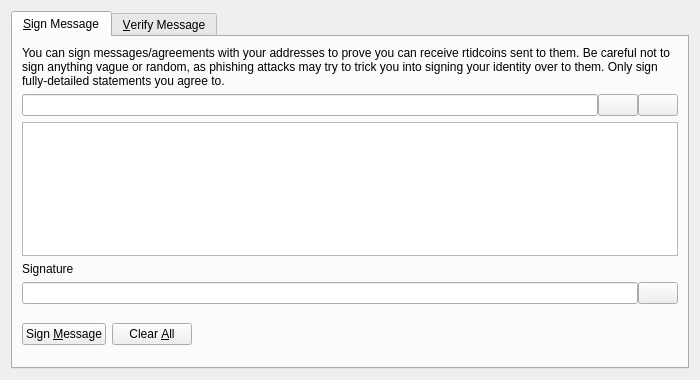
<?xml version="1.0" encoding="UTF-8"?>
<ui version="4.0">
 <class>SignVerifyMessageDialog</class>
 <widget class="QDialog" name="SignVerifyMessageDialog">
  <property name="geometry">
   <rect>
    <x>0</x>
    <y>0</y>
    <width>700</width>
    <height>380</height>
   </rect>
  </property>
  <property name="windowTitle">
   <string>Signatures - Sign / Verify a Message</string>
  </property>
  <property name="modal">
   <bool>true</bool>
  </property>
  <layout class="QVBoxLayout" name="verticalLayout">
   <item>
    <widget class="QTabWidget" name="tabWidget">
     <property name="currentIndex">
      <number>0</number>
     </property>
     <widget class="QWidget" name="tabSignMessage">
      <attribute name="title">
       <string>&amp;Sign Message</string>
      </attribute>
      <layout class="QVBoxLayout" name="verticalLayout_SM">
       <item>
        <widget class="QLabel" name="infoLabel_SM">
         <property name="text">
          <string>You can sign messages/agreements with your addresses to prove you can receive rtidcoins sent to them. Be careful not to sign anything vague or random, as phishing attacks may try to trick you into signing your identity over to them. Only sign fully-detailed statements you agree to.</string>
         </property>
         <property name="textFormat">
          <enum>Qt::PlainText</enum>
         </property>
         <property name="wordWrap">
          <bool>true</bool>
         </property>
        </widget>
       </item>
       <item>
        <layout class="QHBoxLayout" name="horizontalLayout_1_SM">
         <property name="spacing">
          <number>0</number>
         </property>
         <item>
          <widget class="QValidatedLineEdit" name="addressIn_SM">
           <property name="toolTip">
            <string>The Rtidcoin address to sign the message with</string>
           </property>
          </widget>
         </item>
         <item>
          <widget class="QPushButton" name="addressBookButton_SM">
           <property name="toolTip">
            <string>Choose previously used address</string>
           </property>
           <property name="text">
            <string/>
           </property>
           <property name="icon">
            <iconset resource="../bitcoin.qrc">
             <normaloff>:/icons/address-book</normaloff>:/icons/address-book</iconset>
           </property>
           <property name="shortcut">
            <string>Alt+A</string>
           </property>
           <property name="autoDefault">
            <bool>false</bool>
           </property>
          </widget>
         </item>
         <item>
          <widget class="QPushButton" name="pasteButton_SM">
           <property name="toolTip">
            <string>Paste address from clipboard</string>
           </property>
           <property name="text">
            <string/>
           </property>
           <property name="icon">
            <iconset resource="../bitcoin.qrc">
             <normaloff>:/icons/editpaste</normaloff>:/icons/editpaste</iconset>
           </property>
           <property name="shortcut">
            <string>Alt+P</string>
           </property>
           <property name="autoDefault">
            <bool>false</bool>
           </property>
          </widget>
         </item>
        </layout>
       </item>
       <item>
        <widget class="QPlainTextEdit" name="messageIn_SM">
         <property name="toolTip">
          <string>Enter the message you want to sign here</string>
         </property>
        </widget>
       </item>
       <item>
        <widget class="QLabel" name="signatureLabel_SM">
         <property name="text">
          <string>Signature</string>
         </property>
         <property name="textFormat">
          <enum>Qt::PlainText</enum>
         </property>
        </widget>
       </item>
       <item>
        <layout class="QHBoxLayout" name="horizontalLayout_2_SM">
         <property name="spacing">
          <number>0</number>
         </property>
         <item>
          <widget class="QLineEdit" name="signatureOut_SM">
           <property name="font">
            <font>
             <italic>true</italic>
            </font>
           </property>
           <property name="readOnly">
            <bool>true</bool>
           </property>
          </widget>
         </item>
         <item>
          <widget class="QPushButton" name="copySignatureButton_SM">
           <property name="toolTip">
            <string>Copy the current signature to the system clipboard</string>
           </property>
           <property name="text">
            <string/>
           </property>
           <property name="icon">
            <iconset resource="../bitcoin.qrc">
             <normaloff>:/icons/editcopy</normaloff>:/icons/editcopy</iconset>
           </property>
           <property name="autoDefault">
            <bool>false</bool>
           </property>
          </widget>
         </item>
        </layout>
       </item>
       <item>
        <layout class="QHBoxLayout" name="horizontalLayout_3_SM">
         <item>
          <widget class="QPushButton" name="signMessageButton_SM">
           <property name="toolTip">
            <string>Sign the message to prove you own this Rtidcoin address</string>
           </property>
           <property name="text">
            <string>Sign &amp;Message</string>
           </property>
           <property name="icon">
            <iconset resource="../bitcoin.qrc">
             <normaloff>:/icons/edit</normaloff>:/icons/edit</iconset>
           </property>
           <property name="autoDefault">
            <bool>false</bool>
           </property>
          </widget>
         </item>
         <item>
          <widget class="QPushButton" name="clearButton_SM">
           <property name="toolTip">
            <string>Reset all sign message fields</string>
           </property>
           <property name="text">
            <string>Clear &amp;All</string>
           </property>
           <property name="icon">
            <iconset resource="../bitcoin.qrc">
             <normaloff>:/icons/remove</normaloff>:/icons/remove</iconset>
           </property>
           <property name="autoDefault">
            <bool>false</bool>
           </property>
          </widget>
         </item>
         <item>
          <spacer name="horizontalSpacer_1_SM">
           <property name="orientation">
            <enum>Qt::Horizontal</enum>
           </property>
           <property name="sizeHint" stdset="0">
            <size>
             <width>40</width>
             <height>48</height>
            </size>
           </property>
          </spacer>
         </item>
         <item>
          <widget class="QLabel" name="statusLabel_SM">
           <property name="font">
            <font>
             <weight>75</weight>
             <bold>true</bold>
            </font>
           </property>
           <property name="text">
            <string/>
           </property>
           <property name="wordWrap">
            <bool>true</bool>
           </property>
          </widget>
         </item>
         <item>
          <spacer name="horizontalSpacer_2_SM">
           <property name="orientation">
            <enum>Qt::Horizontal</enum>
           </property>
           <property name="sizeHint" stdset="0">
            <size>
             <width>40</width>
             <height>48</height>
            </size>
           </property>
          </spacer>
         </item>
        </layout>
       </item>
      </layout>
     </widget>
     <widget class="QWidget" name="tabVerifyMessage">
      <attribute name="title">
       <string>&amp;Verify Message</string>
      </attribute>
      <layout class="QVBoxLayout" name="verticalLayout_VM">
       <item>
        <widget class="QLabel" name="infoLabel_VM">
         <property name="text">
          <string>Enter the receiver's address, message (ensure you copy line breaks, spaces, tabs, etc. exactly) and signature below to verify the message. Be careful not to read more into the signature than what is in the signed message itself, to avoid being tricked by a man-in-the-middle attack. Note that this only proves the signing party receives with the address, it cannot prove sendership of any transaction!</string>
         </property>
         <property name="textFormat">
          <enum>Qt::PlainText</enum>
         </property>
         <property name="alignment">
          <set>Qt::AlignLeading|Qt::AlignLeft|Qt::AlignTop</set>
         </property>
         <property name="wordWrap">
          <bool>true</bool>
         </property>
        </widget>
       </item>
       <item>
        <layout class="QHBoxLayout" name="horizontalLayout_1_VM">
         <property name="spacing">
          <number>0</number>
         </property>
         <item>
          <widget class="QValidatedLineEdit" name="addressIn_VM">
           <property name="toolTip">
            <string>The Rtidcoin address the message was signed with</string>
           </property>
          </widget>
         </item>
         <item>
          <widget class="QPushButton" name="addressBookButton_VM">
           <property name="toolTip">
            <string>Choose previously used address</string>
           </property>
           <property name="text">
            <string/>
           </property>
           <property name="icon">
            <iconset resource="../bitcoin.qrc">
             <normaloff>:/icons/address-book</normaloff>:/icons/address-book</iconset>
           </property>
           <property name="shortcut">
            <string>Alt+A</string>
           </property>
           <property name="autoDefault">
            <bool>false</bool>
           </property>
          </widget>
         </item>
        </layout>
       </item>
       <item>
        <widget class="QPlainTextEdit" name="messageIn_VM"/>
       </item>
       <item>
        <widget class="QValidatedLineEdit" name="signatureIn_VM"/>
       </item>
       <item>
        <layout class="QHBoxLayout" name="horizontalLayout_2_VM">
         <item>
          <widget class="QPushButton" name="verifyMessageButton_VM">
           <property name="toolTip">
            <string>Verify the message to ensure it was signed with the specified Rtidcoin address</string>
           </property>
           <property name="text">
            <string>Verify &amp;Message</string>
           </property>
           <property name="icon">
            <iconset resource="../bitcoin.qrc">
             <normaloff>:/icons/transaction_0</normaloff>:/icons/transaction_0</iconset>
           </property>
           <property name="autoDefault">
            <bool>false</bool>
           </property>
          </widget>
         </item>
         <item>
          <widget class="QPushButton" name="clearButton_VM">
           <property name="toolTip">
            <string>Reset all verify message fields</string>
           </property>
           <property name="text">
            <string>Clear &amp;All</string>
           </property>
           <property name="icon">
            <iconset resource="../bitcoin.qrc">
             <normaloff>:/icons/remove</normaloff>:/icons/remove</iconset>
           </property>
           <property name="autoDefault">
            <bool>false</bool>
           </property>
          </widget>
         </item>
         <item>
          <spacer name="horizontalSpacer_1_VM">
           <property name="orientation">
            <enum>Qt::Horizontal</enum>
           </property>
           <property name="sizeHint" stdset="0">
            <size>
             <width>40</width>
             <height>48</height>
            </size>
           </property>
          </spacer>
         </item>
         <item>
          <widget class="QLabel" name="statusLabel_VM">
           <property name="font">
            <font>
             <weight>75</weight>
             <bold>true</bold>
            </font>
           </property>
           <property name="text">
            <string/>
           </property>
           <property name="wordWrap">
            <bool>true</bool>
           </property>
          </widget>
         </item>
         <item>
          <spacer name="horizontalSpacer_2_VM">
           <property name="orientation">
            <enum>Qt::Horizontal</enum>
           </property>
           <property name="sizeHint" stdset="0">
            <size>
             <width>40</width>
             <height>48</height>
            </size>
           </property>
          </spacer>
         </item>
        </layout>
       </item>
      </layout>
     </widget>
    </widget>
   </item>
  </layout>
 </widget>
 <customwidgets>
  <customwidget>
   <class>QValidatedLineEdit</class>
   <extends>QLineEdit</extends>
   <header>qvalidatedlineedit.h</header>
  </customwidget>
 </customwidgets>
 <resources>
  <include location="../bitcoin.qrc"/>
 </resources>
 <connections/>
</ui>
